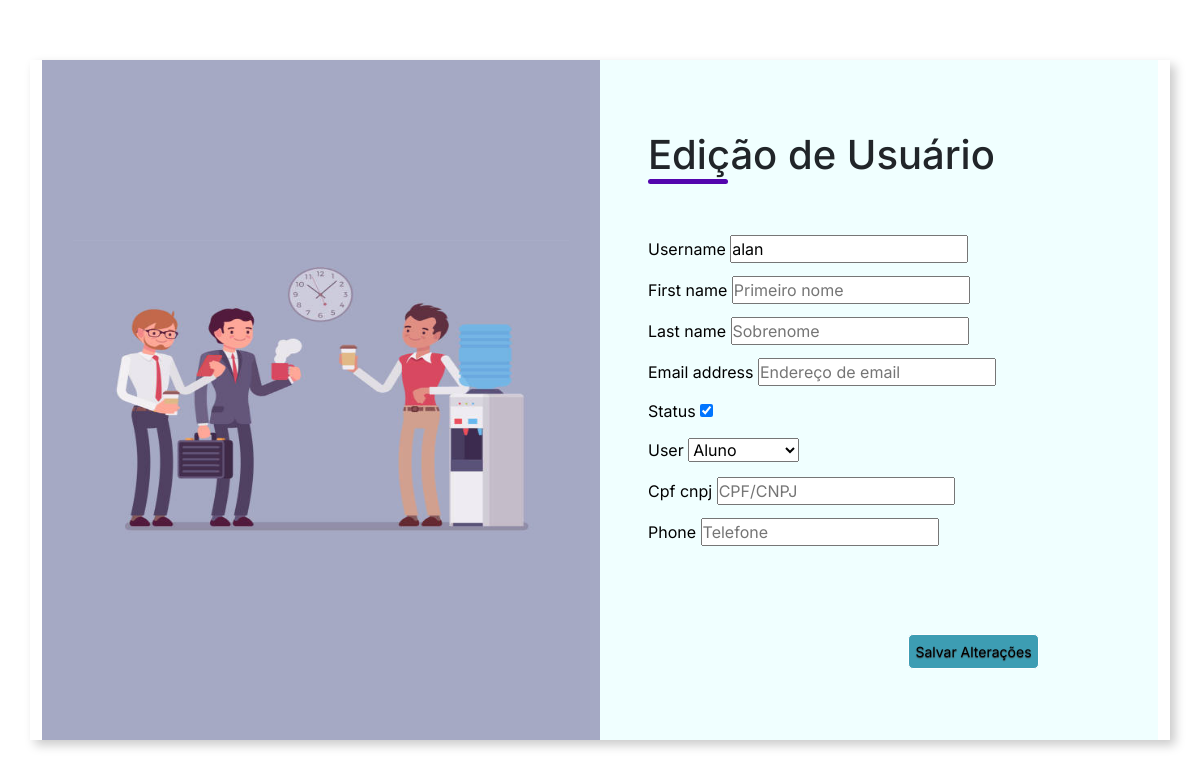
Page /atualizar/cadastro/2 (signed in) on the committed database.
### main/models.py (models this page shows, shortened)
class Usuario(AbstractUser):
    USUARIOS = [
        (1, "aluno"),
        (2, "professor")
    ]
    cpf_cnpj = models.CharField(max_length=14, blank=False)
    phone = models.CharField(max_length=12)
    user = models.PositiveIntegerField(choices=USUARIOS, default=1)

### main/views/update_user.py (the view, shortened to what this page needs)
# urls.py: path('atualizar/cadastro/<int:pk>', UpdateUser.as_view(), name='updateuser'),
class UpdateUser(LoginRequiredMixin, View):
    template_name = 'update_user.html'
    def get(self, request, pk):
        user = Usuario.objects.get(pk=pk)
        form = UserUpdateForm(instance=user)
        return render(request, self.template_name, {'form': form})

### main/forms/updateuser_forms.py
class UserUpdateForm(forms.ModelForm):
    USUARIO = [
        (1, 'Aluno'),
        (2, 'Professor')
    ]
    ATIVO_INATIVO = [
            (1, 'Ativo'),
            (2, 'Inativo')
        ]
    class Meta:
        model= Usuario
        fields = ['username', 'first_name', 'last_name', 'email', 'is_active', 'user', 'cpf_cnpj', 'phone']
        widgets = {
            'username': forms.TextInput(attrs={'placeholder': 'Nome de usuário'}),
            'first_name': forms.TextInput(attrs={'placeholder': 'Primeiro nome'}),
            'last_name': forms.TextInput(attrs={'placeholder': 'Sobrenome'}),
            'email': forms.EmailInput(attrs={'placeholder': 'Endereço de email'}),
            'cpf_cnpj': forms.TextInput(attrs={'placeholder': 'CPF/CNPJ'}),
            'phone': forms.TextInput(attrs={'placeholder': 'Telefone'}),
        }
    user = forms.ChoiceField(
        choices=[('', 'Selecione...')] + USUARIO,
        widget=forms.Select(attrs={'placeholder': 'Usuário'})
    )
    is_active = forms.BooleanField(
        label='Status',
        required=False,
        widget=forms.CheckboxInput(attrs={'class': 'custom-class'}),
    )

### templates/update_user.html (shortened to what this page needs)
{% load static%}
<!DOCTYPE html>
<html lang="pt-br">
<head>
    <link rel="stylesheet" href="{% static 'styles/style_edicao_usuario.css'%}">
    <link href="https://cdn.jsdelivr.net/npm/bootstrap@5.2.2/dist/css/bootstrap.min.css" rel="stylesheet">
</head>
<body>
    <div class="container">
        <div class="form-image">
            <img src="{% static 'assets/imagens/imagem_edicao_usuario.jpg' %}">
        </div>
    <div class="form">
        <form action="{% url 'updateuser' pk=user.pk %}", method="post">
            <div class="form-header">
                <div class="title">
                    <h1> Edição de Usuário</h1>
                </div>
            </div>
            <div class="row">
                {% for field in form.visible_fields %}
                <div class="col-12" style="margin-bottom: 10px;">
                    <label for="{{ field.id_for_label }}" style="color:black; margin-bottom: 5px;">{{field.label}}</label>
                    {{ field }}
                </div>
                {% endfor %}
            </div>
        </form>
        <div>
            <button class="button_salvar_alteracoes"  type="submit">Salvar Alterações</button>
    </div>
</body>
</html>

### laboratorio/static/styles/style_edicao_usuario.css (style rules this page uses)
* { padding:0; margin: 0; box-sizing: border-box; font-family: 'Inter', sans-serif; }
body { width: 100%; height: 100vh; display: flex; justify-content: center; align-items: center; background:#f8f9e8; }
.container { width:85%; height:85vh; display:flex; box-shadow: 5px 5px 10px rgba(0, 0, 0, .212); }
.form-image { width:50%; display: flex; justify-content: center; align-items:center; background-color:#a5a9c4 ; padding: 1rem; }
.form-image img { width: 31rem; height: 20rem; }
.form { width: 50%; display: flex; justify-content: center; align-items: center; flex-direction: column; background-color: azure; padding: 3rem; }
.form-header { margin-bottom: 3rem; display: flex; justify-content: space-between; }
.button_salvar_alteracoes { margin-top: 2cm; margin-left: 5cm; padding: 6px; cursor: pointer; background: rgb(61, 157, 179); color: #000000; font-size: 14px; border: 1px solid #fff; text-shadow: 0 1px 1px #333; border-radius: 5px; text-decoration: none; }
.form-header h1::after { content:''; display: block; width: 5rem; height: 0.3rem; background-color:#5406ae ; margin: 0 auto; position:absolute; border-radius: 10px; }

### rows in the picture
Usuario: visible_fields "alan" "☑" "Aluno"

### other values in the picture
{{ field.label }} "Username" "First name" "Last name" "Email address" "Status" "User" "Cpf cnpj" "Phone"
